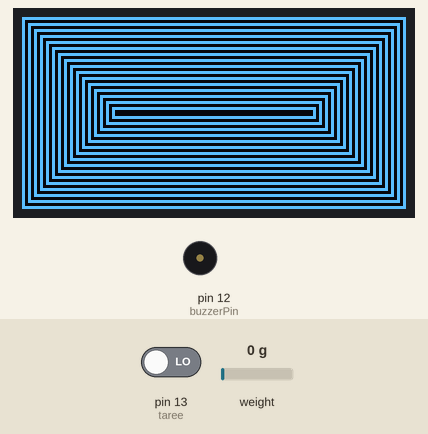
Simulated run of this sketch. Board: Arduino Uno, built with avr-gcc and run on an emulated ATmega328P. Shown: 128×64 one-colour display, buzzer (waves = sounding, pin HIGH). Inputs (shaded band) come from the test bench; at power-on: weight on the scale 0 g, pin 13 (taree) LOW. What the sketch prints to the serial monitor is not drawn.

Above: at 6.9 s.
At 14.8 s:
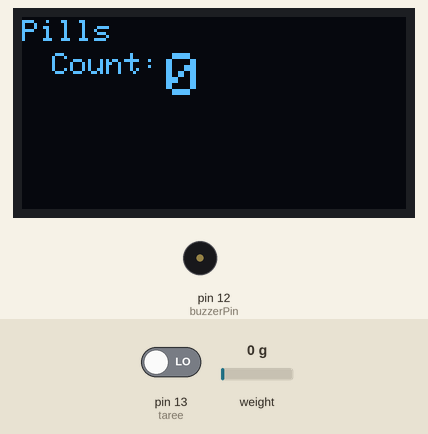
14.9 s: weight on the scale set to 100 g
At 15.6 s:
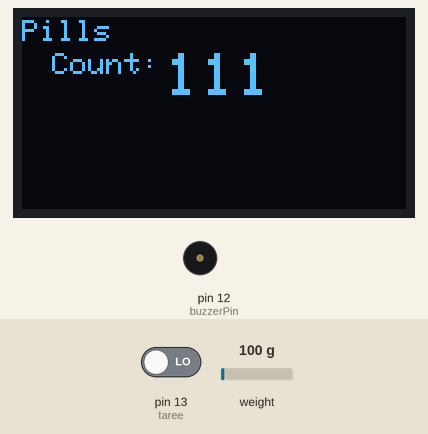
16.5 s: weight on the scale set to 1250 g
At 17.8 s:
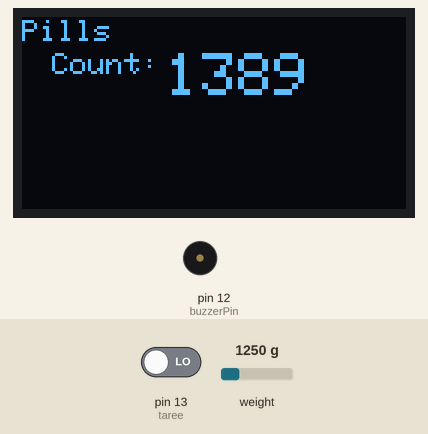
18.1 s: weight on the scale set to 2500 g
At 29.4 s:
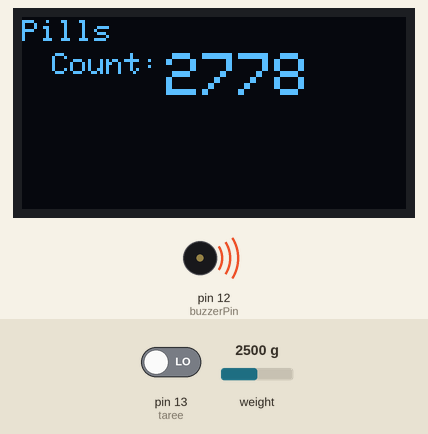
Timing chart, 0 to 30.5 s (numbered marks = the images above; inputs shaded):
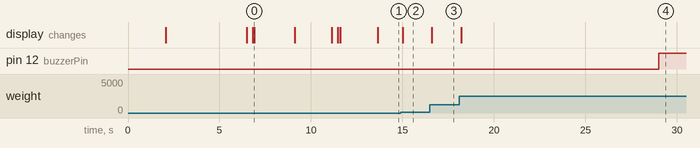

The sketch:

load-1.ino
```cpp
#include<SPI.h>
#include<Wire.h>
#include <Adafruit_GFX.h>
#include <Adafruit_SSD1306.h>
#define OLED_RESET     4 // Reset pin # (or -1 if sharing Arduino reset pin)
Adafruit_SSD1306 display( OLED_RESET);
#define button         A0
#define NUMFLAKES     10
#include <HX711_ADC.h> // https://github.com/olkal/HX711_ADC

HX711_ADC LoadCell(2, 3); // parameters: dt pin, sck pin

const int buzzerPin = 12;
const int taree = 13;
float weight = 0.9;   //Weight of one pill (set as necessary)
unsigned int secondsCount = 0;
int a = 0;
float b = 0;
int previousCount;
int currentCount;
bool pill_taken;

void setup() {
  pinMode(buzzerPin, OUTPUT);
  digitalWrite(buzzerPin, LOW);


  noInterrupts();          // Disable interrupts
  TCCR1A = 0;              // Clear Timer1 control registers
  TCCR1B = 0;

  // Set Timer1 to CTC mode (Clear Timer on Compare Match)
  TCCR1B |= (1 << WGM12);

  // Set Timer1 prescaler to 1024 (16 MHz / 1024 = 15625 Hz)
  TCCR1B |= (1 << CS12) | (1 << CS10);

  // Set OCR1A for 1-second interrupts
  OCR1A = 15624;

  // Enable Timer1 compare interrupt
  TIMSK1 |= (1 << OCIE1A);

  interrupts();

  Serial.begin(9600);


  // SSD1306_SWITCHCAPVCC = generate display voltage from 3.3V internally
  if(!display.begin(SSD1306_SWITCHCAPVCC, 0x3c)) { // Address 0x3D for 128x64
    Serial.println(F("SSD1306 allocation failed"));
    for(;;); // Don't proceed, loop forever
  }

  // Show initial display buffer contents on the screen --
  // the library initializes this with an Adafruit splash screen.
  display.print("Starting.....");
  delay(2000); // Pause for 2 seconds

  // Clear the buffer
  display.clearDisplay();

  // Draw a single pixel in white
  display.drawPixel(10, 10, SSD1306_WHITE);

  // Show the display buffer on the screen. You MUST call display() after
  // drawing commands to make them visible on screen!
  display.display();
  delay(2000);


  pinMode (button, INPUT);
  LoadCell.begin(); // start connection to HX711
  LoadCell.start(2000); // load cells gets 2000ms of time to stabilize
  LoadCell.setCalFactor(-1850.26); // calibration factor for load cell => strongly dependent on your individual setup
testdrawrect();
delay(200);
  display.clearDisplay();
intro();
delay(2000);
  display.clearDisplay();
testdrawcircle();
delay(20);
  display.clearDisplay();


}
 void intro() {
 display.setTextSize(1.5);
 display.setTextColor(WHITE);
 display.setCursor(4,4);
 display.println("SMART PILLBOX");
display.setTextSize(1);
 display.setCursor(20,20);
 display.println("EMBEDDED PROJECT");
 display.display();

}
void testdrawcircle(void) {
  display.clearDisplay();

  for(int16_t i=0; i<max(display.width(),display.height())/2; i+=4) {
    display.drawCircle(display.width()/2, display.height()/2, i, SSD1306_WHITE);
    display.display();
    delay(1);
  }

  delay(2000);
}
void testdrawrect(void) {
  display.clearDisplay();

  for(int16_t i=0; i<display.height()/2; i+=2) {
    display.drawRect(i, i, display.width()-2*i, display.height()-2*i, SSD1306_WHITE);
    display.display(); // Update screen with each newly-drawn rectangle
    delay(1);
  }

  delay(2000);
}

float count(float i)
{
  return round(i/weight);
}

ISR(TIMER1_COMPA_vect) {
  secondsCount++;
    previousCount = currentCount;
  if (secondsCount == 30) { // 120 seconds = 2 minutes
    digitalWrite(buzzerPin, HIGH); // Turn on the buzzer
    Serial.println("TAKE THE PILL");
    delay(1000000);
    digitalWrite(buzzerPin, LOW);
    currentCount = count(LoadCell.getData());
    if(currentCount < previousCount)
     { pill_taken = true;
      Serial.print("Pill Taken");
     }
    else {
      pill_taken = false;
      Serial.print("Pill not Taken");
    }
  }
  else if(secondsCount == 60) {
    secondsCount = 0;
    if(pill_taken == true)
      Serial.println("All pills were taken on time.");
    else
      Serial.println("You missed taking the Pill.");
  }
}

void loop() {

 display.setTextSize(1);
 display.setTextColor(WHITE);
 display.setCursor(0,1);
 display.println("Pills");


  LoadCell.update(); // retrieves data from the load cell
  float i = LoadCell.getData(); // get output value
  currentCount = count(i);
 if (i<0)
 {
   i = i * (-1);
   display.setCursor(10,12);
  display.print("-");
 }
    display.setCursor(10,12);
    display.print("Count:");
     display.setTextSize(2);
     display.setCursor(48,12);
     display.print(currentCount, 1);


//  if (i>=1000)
//  {
//    display.clearDisplay();
//    display.setTextSize(1);
// display.setTextColor(WHITE);
// display.setCursor(0,1);
// display.println("OVER LOAD");
//  }

  if (digitalRead (taree) == HIGH)
  {
    display.clearDisplay();
    delay(5000);

    display.clearDisplay();
    LoadCell.start(2000);

  }
  delay(10);

  display.display();
  display.clearDisplay();

}
```

Measured:
- after the input at 14.9 s, the display: changes after 0.11 s (image 2)
- after the input at 16.5 s, the display: changes after 0.11 s (image 3)
- after the input at 18.1 s, the display: changes after 0.11 s (image 4)
- what the display in image 0 shows lasts 2.2 s, from 6.9 s to 9.1 s
